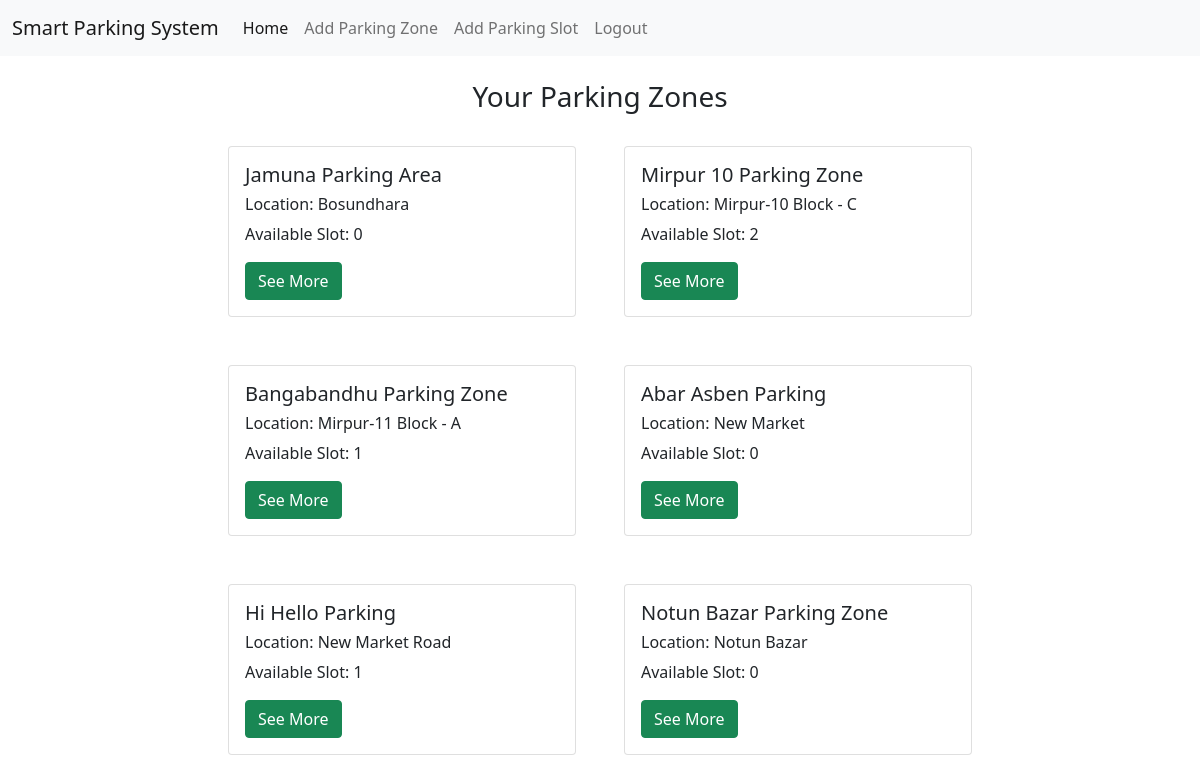
Screenshot of /service_provider/home.php (signed in) with the database file from the repository.
### tables this page shows
CREATE TABLE `parking_spot` (
  `suser_id` int(11) NOT NULL,
  `location` varchar(30) NOT NULL,
  `name` varchar(30) DEFAULT NULL
);

### service_provider/home.php (the view, shortened to what this page needs)
<?php include '../header.php'; ?>
<?php include './navbar.php'; ?>
<div class="row justify-content-center">
    <div class="col-md-8 p-4">
        <div class="col-md-12 text-center">
        <h3 class="events">Your Parking Zones</h3>
        </div>
        <?php
        include './config.php';
        $suser_id = $_SESSION['suser_id'];
        $query = "SELECT * FROM parking_spot where suser_id = '$suser_id'";
        $result = mysqli_query($connection,$query) or die("Failed");
        $count = mysqli_num_rows($result);
        if($count > 0) {
        ?>
        <div class="row">
            <?php
                while($row = mysqli_fetch_assoc($result)){
            ?>
            <div class="col-sm-6 p-4">
                <div class="card">
                    <div class="card-body">
                        <h5 class="card-title"><?php echo $row['name'] ?></h5>
                        <?php
                        $loc = $row['location'];
                        $q2 = "SELECT count(*) as countr from rfid where location = '$loc' and suser_id = '$suser_id'";
                        $res = mysqli_query($connection,$q2) or die("Failed");
                        $rows = mysqli_fetch_assoc($res);
                        $q3 = "select count(*) as c from booking where location = '$loc' and STATUS = 'unpaid'";
                        $res3 = mysqli_query($connection,$q3) or die("Failed");
                        $rows3 = mysqli_fetch_assoc($res3);
                        $available_slot = $rows['countr'] - $rows3['c'];
                        ?>
                        <h6 class="card-text">Location: <?php echo $loc ?> </h6>
                        <p class="card-text">Available Slot: <?php echo $available_slot ?> </p>
                        <a href="./see_more.php?loc=<?php echo $loc; ?>&name=<?php echo $row['name'] ?>" class="btn btn-success">See More</a>
                    </div>
                </div>
            </div>
            <?php } ?>
        </div>
    </div>
    <?php } ?>
</div>
<?php include '../footer.php'; ?>

### header.php (shortened to what this page needs)
<!DOCTYPE html>
<html lang="en">
<head>
    <link href="https://cdn.jsdelivr.net/npm/bootstrap@5.0.2/dist/css/bootstrap.min.css" rel="stylesheet"
>
</head>
<body>

### service_provider/navbar.php (shortened to what this page needs)
<?php include '../header.php'; ?>
<nav class="navbar navbar-expand-lg navbar-light bg-light">
  <div class="container-fluid">
    <a class="navbar-brand" href="./home.php">Smart Parking System</a>
    <div class="collapse navbar-collapse" id="navbarNavAltMarkup">
      <div class="navbar-nav">
        <a class="nav-link active" aria-current="page" href="./home.php">Home</a>
        <a class="nav-link" href="./add_parking_zone.php">Add Parking Zone</a>
        <a class="nav-link" href="./add_parking_slot.php">Add Parking Slot</a>
        <a class="nav-link" href="./logout.php">Logout</a>
      </div>
    </div>
  </div>
</nav>

### footer.php
</body>
</html>

### rows the page displays
parking_spot: name "Jamuna Parking Area", location "Bosundhara", available_slot "0"
parking_spot: name "Mirpur 10 Parking Zone", location "Mirpur-10 Block - C", available_slot "2"
parking_spot: name "Bangabandhu Parking Zone", location "Mirpur-11 Block - A", available_slot "1"
parking_spot: name "Abar Asben Parking", location "New Market", available_slot "0"
parking_spot: name "Hi Hello Parking", location "New Market Road", available_slot "1"
parking_spot: name "Notun Bazar Parking Zone", location "Notun Bazar", available_slot "0"
